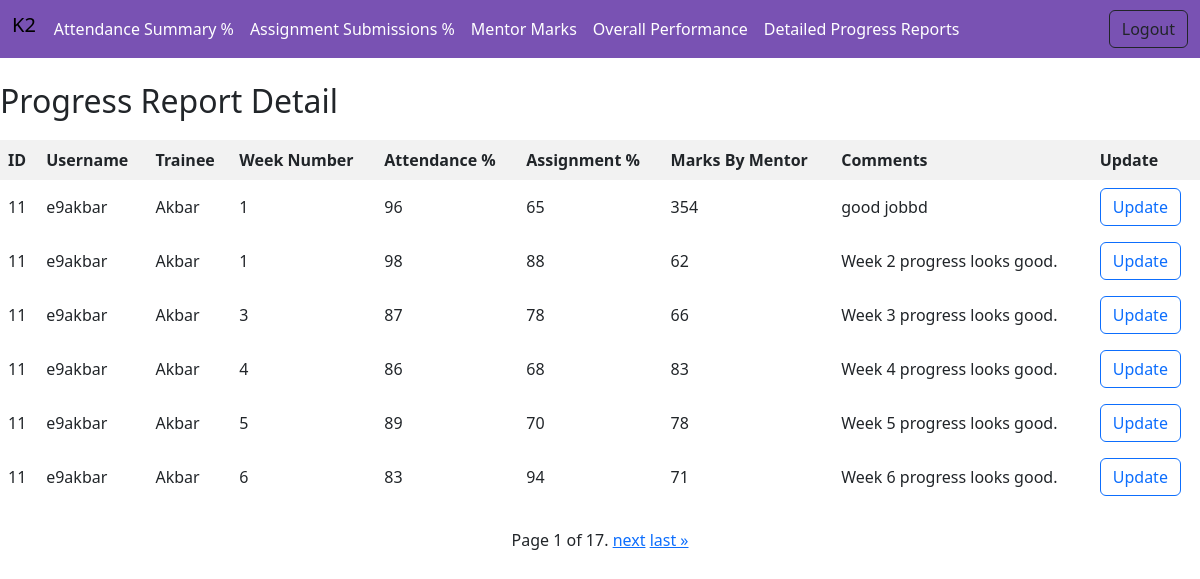
Page /students/ (signed in) on the earlier database version.
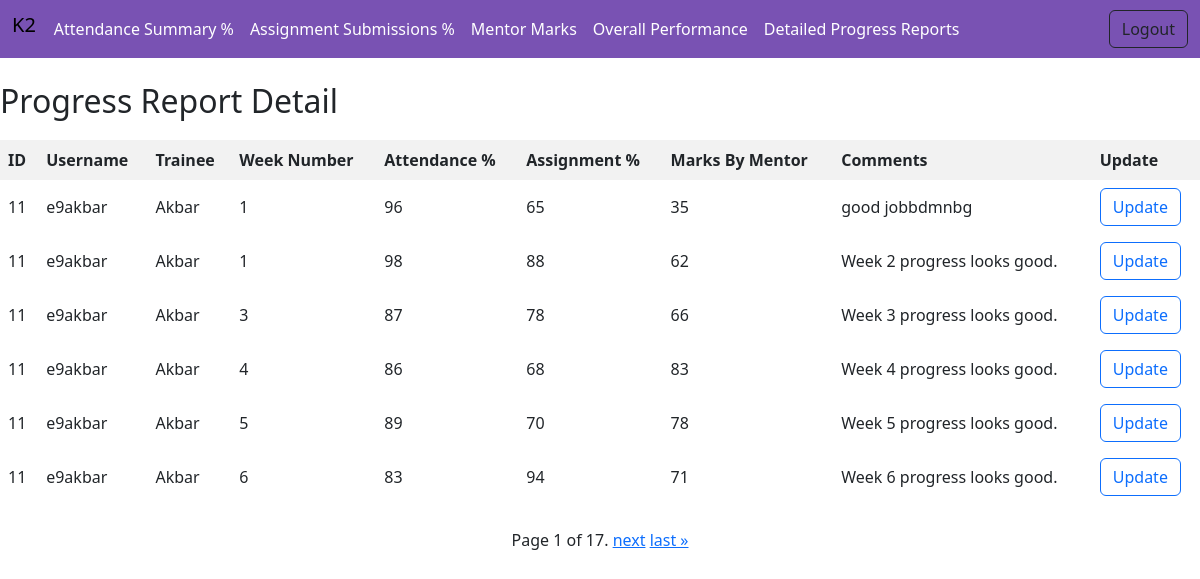
Same page on the later database version.
### progress_tracker/models.py (models this page shows, shortened)
class ProgressReport(models.Model):
    trainee = models.ForeignKey(Trainee, on_delete=models.CASCADE)
    week_number = models.PositiveIntegerField()
    attendance = models.PositiveIntegerField()
    assignment = models.PositiveIntegerField()
    marks = models.PositiveIntegerField()
    comments = models.TextField()

class Trainee(models.Model):
    id = models.AutoField(primary_key=True)
    username = models.CharField(max_length=50)
    name = models.CharField(max_length=100)

### progress_tracker/views.py (the view)
# urls.py: path("students/", StudentListView.as_view(), name="student_list"),
class StudentListView(LoginRequiredMixin, ListView):
    model = ProgressReport
    template_name = "progress_tracker/student_list.html"
    context_object_name = "progress_reports"
    paginate_by = 6
    def get_queryset(self):
        queryset = super().get_queryset()
        return queryset.select_related("trainee")
    def get_context_data(self, **kwargs):
        context = super().get_context_data(**kwargs)
        context["trainees"] = Trainee.objects.all()
        return context

### progress_tracker/templates/progress_tracker/student_list.html (shortened to what this page needs)
<!DOCTYPE html>
<html lang="en">
<head>
    <link href="https://cdn.jsdelivr.net/npm/bootstrap@5.3.2/dist/css/bootstrap.min.css" rel="stylesheet">
</head>
<body>
   {% extends "progress_tracker/base.html" %}
   {% block content %}
<div p-3>
    <h2>Progress Report Detail</h2>
    <table>
        <tr>
            <th>ID</th>
            <th>Username</th>
            <th>Trainee</th>
            <th>Week Number</th>
            <th>Attendance %</th>
            <th>Assignment %</th>
            <th>Marks By Mentor</th>
            <th>Comments</th>
            <th>Update</th>
        </tr>
        {% for progress_report in progress_reports %}
            <tr>
                <td>{{ progress_report.trainee.id }}</td>
                <td>{{ progress_report.trainee.username }}</td>
                <td>{{ progress_report.trainee.name }}</td>
                <td>{{ progress_report.week_number }}</td>
                <td>{{ progress_report.attendance }}</td>
                <td>{{ progress_report.assignment }}</td>
                <td>{{ progress_report.marks }}</td>
                <td>{{ progress_report.comments }}</td>
                <td>
                    <a href="{% url 'progress_tracker:update_progress_report' progress_report.pk %}" class="btn btn-outline-primary">Update</a>
                </td>
            </tr>
        {% endfor %}
    </table>
     <div class="d-flex justify-content-center">
    <div class="pagination">
        <span class="step-links">
            <span class="current">
                Page {{ page_obj.number }} of {{ page_obj.paginator.num_pages }}.
            </span>
            {% if page_obj.has_next %}
                <a href="?page={{ page_obj.next_page_number }}"     class="btn-outline-primary">next</a>
                <a href="?page={{ page_obj.paginator.num_pages }}"  class="btn-outline-primary">last &raquo;</a>
            {% endif %}
        </span>
    </div>
</div>
    {% endblock %}

Differences in the rows shown:
changed ProgressReport: marks "354" → "35"; comments "good jobbd" → "good jobbdmnbg"
